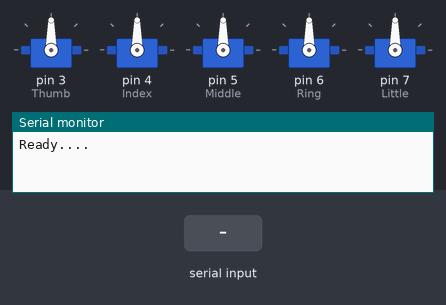
The sketch below on a simulated Arduino Uno, built with avr-gcc and run on an emulated ATmega328P. Parts: 5 × servo, the last lines printed to the serial monitor. The inputs (shaded band) are chosen by the test bench.

Above: at 1.2 s.
1.3 s: "*grab" received over Serial
At 2.4 s:
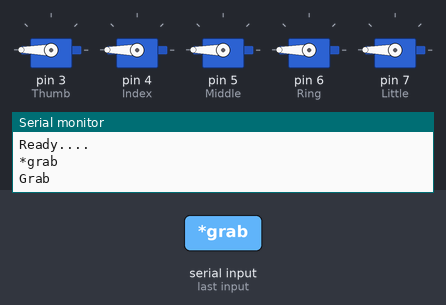
2.8 s: "*release" received over Serial
At 3.4 s:
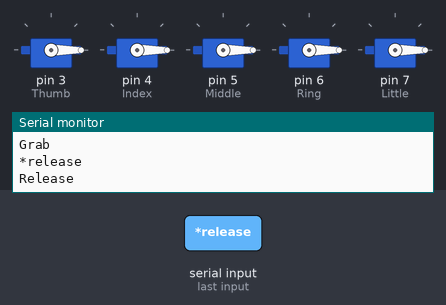
4.3 s: "*1" received over Serial
At 5.5 s:
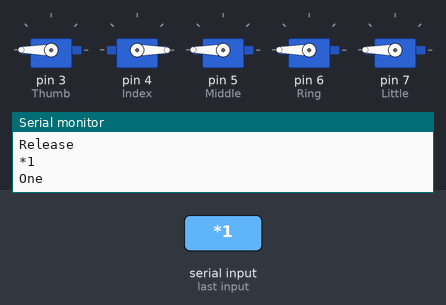
5.9 s: "*2" received over Serial
At 6.7 s:
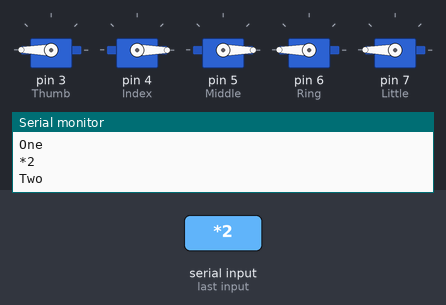
7.5 s: "*3" received over Serial
At 8.8 s:
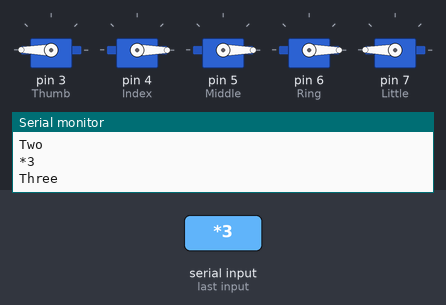
9.1 s: "*4" received over Serial
At 10.3 s:
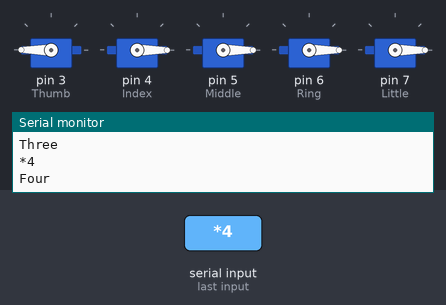
Timing chart, 0 to 11.7 s (numbered marks = the images above; inputs shaded):
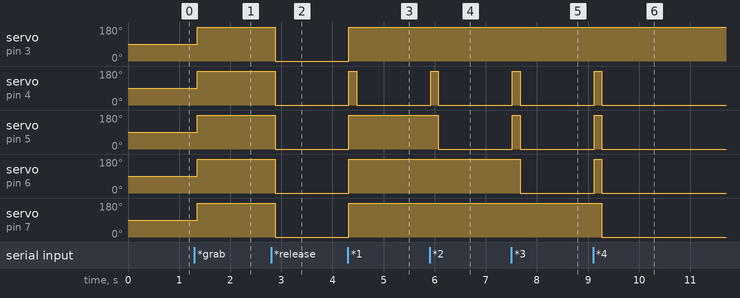

The sketch:

Voice_Arm.ino
```cpp
#include <Servo.h>

Servo myservo1; //Thumb
Servo myservo2; //Index
Servo myservo3; //Middle
Servo myservo4; //Ring
Servo myservo5; //Little

String voice;
int led = 13 ; //Connect LED 1 To Pin #2
int Thumb = 3;
int Index = 4;
int Middle = 5;
int Ring = 6;
int Little = 7;

//--------------------------Call A Function-------------------------------//

//-----------------------------------------------------------------------//
void setup() {
  Serial.begin(9600);
  myservo1.attach(Thumb);
  myservo2.attach(Index);
  myservo3.attach(Middle);
  myservo4.attach(Ring);
  myservo5.attach(Little);
  Serial.println("Ready....");

}
//-----------------------------------------------------------------------//
void loop() {
  while (Serial.available()){  //Check if there is an available byte to read
  delay(10); //Delay added to make thing stable
  char c = Serial.read(); //Conduct a serial read
  if (c == '#') {break;} //Exit the loop when the # is detected after the word
  voice += c; //Shorthand for voice = voice + c
  }
  if (voice.length() > 0) {
    Serial.println(voice);
//-----------------------------------------------------------------------//
  //----------Control Multiple Pins/ LEDs----------//
       if(voice == "*grab")
       {
         Serial.println("Grab");
         myservo1.write(180);
         myservo2.write(180);
         myservo3.write(180);
         myservo4.write(180);
         myservo5.write(180);
         delay(150);

       }  //Turn Off All Pins (Call Function)
       else if(voice == "*release")
       {
         Serial.println("Release");
         myservo1.write(0);
         myservo2.write(0);
         myservo3.write(0);
         myservo4.write(0);
         myservo5.write(0);
         delay(150);
       } //Turn On  All Pins (Call Function)

  //----------Turn On One-By-One----------//
      else if(voice == "*1")
      {
         Serial.println("One");
         myservo1.write(180);
         myservo2.write(180);
         myservo3.write(180);
         myservo4.write(180);
         myservo5.write(180);
         delay(150);
         myservo2.write(0);
         delay(150);
      }
      else if(voice == "*2")
      {
         Serial.println("Two");
         myservo1.write(180);
         myservo2.write(180);
         myservo3.write(180);
         myservo4.write(180);
         myservo5.write(180);
         delay(150);
         myservo2.write(0);
         myservo3.write(0);
         delay(150);
      }
      else if(voice == "*3")
      {
         Serial.println("Three");
         myservo1.write(180);
         myservo2.write(180);
         myservo3.write(180);
         myservo4.write(180);
         myservo5.write(180);
         delay(150);
         myservo2.write(0);
         myservo3.write(0);
         myservo4.write(0);
         delay(150);
      }
      else if(voice == "*4")
      {
         Serial.println("Four");
         myservo1.write(180);
         myservo2.write(180);
         myservo3.write(180);
         myservo4.write(180);
         myservo5.write(180);
         delay(150);
         myservo2.write(0);
         myservo3.write(0);
         myservo4.write(0);
         myservo5.write(0);
         delay(150);
      }
      else if(voice == "*5")
      {
         Serial.println("Five");
         myservo1.write(180);
         myservo2.write(180);
         myservo3.write(180);
         myservo4.write(180);
         myservo5.write(180);
         delay(150);
         myservo1.write(0);
         myservo2.write(0);
         myservo3.write(0);
         myservo4.write(0);
         myservo5.write(0);
         delay(150);
      }

//-----------------------------------------------------------------------//
voice="";}} //Reset the variable after initiating
```

Measured:
- after the input at 1.3 s, servo on pin 3 (Thumb), servo on pin 4 (Index), servo on pin 5 (Middle), servo on pin 6 (Ring), servo on pin 7 (Little): 90° → 180° after 0.05 s
- after the input at 2.8 s, servo on pin 3 (Thumb), servo on pin 4 (Index), servo on pin 5 (Middle), servo on pin 6 (Ring), servo on pin 7 (Little): 180° → 0° after 0.08 s
- after the input at 4.3 s, servo on pin 3 (Thumb), servo on pin 5 (Middle), servo on pin 6 (Ring), servo on pin 7 (Little): 0° → 180° at once; servo on pin 4 (Index): 0° → 180° at once, → 0° 0.15 s later
- after the input at 5.9 s, servo on pin 4 (Index): 0° → 180° at once, → 0° 0.15 s later; servo on pin 5 (Middle): 180° → 0° after 0.17 s
- after the input at 7.5 s, servo on pin 4 (Index), servo on pin 5 (Middle): 0° → 180° at once, → 0° 0.15 s later; servo on pin 6 (Ring): 180° → 0° after 0.17 s
- after the input at 9.1 s, servo on pin 4 (Index), servo on pin 5 (Middle), servo on pin 6 (Ring): 0° → 180° at once, → 0° 0.15 s later; servo on pin 7 (Little): 180° → 0° after 0.17 s
